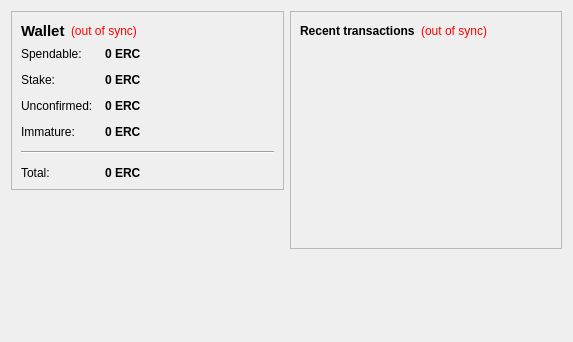
<?xml version="1.0" encoding="UTF-8"?>
<ui version="4.0">
 <class>OverviewPage</class>
 <widget class="QWidget" name="OverviewPage">
  <property name="geometry">
   <rect>
    <x>0</x>
    <y>0</y>
    <width>573</width>
    <height>342</height>
   </rect>
  </property>
  <property name="windowTitle">
   <string>Form</string>
  </property>
  <layout class="QHBoxLayout" name="horizontalLayout" stretch="1,1">
   <item>
    <layout class="QVBoxLayout" name="verticalLayout_2">
     <item>
      <widget class="QFrame" name="frame">
       <property name="frameShape">
        <enum>QFrame::StyledPanel</enum>
       </property>
       <property name="frameShadow">
        <enum>QFrame::Raised</enum>
       </property>
       <layout class="QVBoxLayout" name="verticalLayout_4">
        <item>
         <layout class="QHBoxLayout" name="horizontalLayout_4">
          <item>
           <widget class="QLabel" name="label_5">
            <property name="font">
             <font>
              <pointsize>11</pointsize>
              <weight>75</weight>
              <bold>true</bold>
             </font>
            </property>
            <property name="text">
             <string>Wallet</string>
            </property>
           </widget>
          </item>
          <item>
           <widget class="QLabel" name="labelWalletStatus">
            <property name="toolTip">
             <string>The displayed information may be out of date. Your wallet automatically synchronizes with the EuropeCoin network after a connection is established, but this process has not completed yet.</string>
            </property>
            <property name="styleSheet">
             <string notr="true">QLabel { color: red; }</string>
            </property>
            <property name="text">
             <string notr="true">(out of sync)</string>
            </property>
            <property name="alignment">
             <set>Qt::AlignLeading|Qt::AlignLeft|Qt::AlignVCenter</set>
            </property>
           </widget>
          </item>
          <item>
           <spacer name="horizontalSpacer_2">
            <property name="orientation">
             <enum>Qt::Horizontal</enum>
            </property>
            <property name="sizeHint" stdset="0">
             <size>
              <width>40</width>
              <height>20</height>
             </size>
            </property>
           </spacer>
          </item>
         </layout>
        </item>
        <item>
         <layout class="QFormLayout" name="formLayout_2">
          <property name="fieldGrowthPolicy">
           <enum>QFormLayout::AllNonFixedFieldsGrow</enum>
          </property>
          <property name="horizontalSpacing">
           <number>12</number>
          </property>
          <property name="verticalSpacing">
           <number>12</number>
          </property>
          <item row="0" column="0">
           <widget class="QLabel" name="label">
            <property name="text">
             <string>Spendable:</string>
            </property>
           </widget>
          </item>
          <item row="0" column="1">
           <widget class="QLabel" name="labelBalance">
            <property name="font">
             <font>
              <weight>75</weight>
              <bold>true</bold>
             </font>
            </property>
            <property name="cursor">
             <cursorShape>IBeamCursor</cursorShape>
            </property>
            <property name="toolTip">
             <string>Your current spendable balance</string>
            </property>
            <property name="text">
             <string notr="true">0 ERC</string>
            </property>
            <property name="textInteractionFlags">
             <set>Qt::LinksAccessibleByMouse|Qt::TextSelectableByKeyboard|Qt::TextSelectableByMouse</set>
            </property>
           </widget>
          </item>
          <item row="1" column="0">
           <widget class="QLabel" name="label_6">
            <property name="text">
             <string>Stake:</string>
            </property>
           </widget>
          </item>
          <item row="1" column="1">
           <widget class="QLabel" name="labelStake">
            <property name="font">
             <font>
              <weight>75</weight>
              <bold>true</bold>
             </font>
            </property>
            <property name="cursor">
             <cursorShape>IBeamCursor</cursorShape>
            </property>
            <property name="toolTip">
             <string>Total of coins that was staked, and do not yet count toward the current balance</string>
            </property>
            <property name="text">
             <string notr="true">0 ERC</string>
            </property>
            <property name="textInteractionFlags">
             <set>Qt::LinksAccessibleByMouse|Qt::TextSelectableByKeyboard|Qt::TextSelectableByMouse</set>
            </property>
           </widget>
          </item>
          <item row="2" column="0">
           <widget class="QLabel" name="label_3">
            <property name="text">
             <string>Unconfirmed:</string>
            </property>
           </widget>
          </item>
          <item row="2" column="1">
           <widget class="QLabel" name="labelUnconfirmed">
            <property name="font">
             <font>
              <weight>75</weight>
              <bold>true</bold>
             </font>
            </property>
            <property name="cursor">
             <cursorShape>IBeamCursor</cursorShape>
            </property>
            <property name="toolTip">
             <string>Total of transactions that have yet to be confirmed, and do not yet count toward the current balance</string>
            </property>
            <property name="text">
             <string notr="true">0 ERC</string>
            </property>
            <property name="textInteractionFlags">
             <set>Qt::LinksAccessibleByMouse|Qt::TextSelectableByKeyboard|Qt::TextSelectableByMouse</set>
            </property>
           </widget>
          </item>
          <item row="3" column="0">
           <widget class="QLabel" name="labelImmatureText">
            <property name="text">
             <string>Immature:</string>
            </property>
           </widget>
          </item>
          <item row="3" column="1">
           <widget class="QLabel" name="labelImmature">
            <property name="font">
             <font>
              <weight>75</weight>
              <bold>true</bold>
             </font>
            </property>
            <property name="toolTip">
             <string>Mined balance that has not yet matured</string>
            </property>
            <property name="text">
             <string notr="true">0 ERC</string>
            </property>
            <property name="textInteractionFlags">
             <set>Qt::LinksAccessibleByMouse|Qt::TextSelectableByKeyboard|Qt::TextSelectableByMouse</set>
            </property>
           </widget>
          </item>
          <item row="4" column="0" colspan="2">
           <widget class="Line" name="line">
            <property name="orientation">
             <enum>Qt::Horizontal</enum>
            </property>
           </widget>
          </item>
          <item row="5" column="0">
           <widget class="QLabel" name="labelTotalText">
            <property name="text">
             <string>Total:</string>
            </property>
           </widget>
          </item>
          <item row="5" column="1">
           <widget class="QLabel" name="labelTotal">
            <property name="font">
             <font>
              <weight>75</weight>
              <bold>true</bold>
             </font>
            </property>
            <property name="cursor">
             <cursorShape>IBeamCursor</cursorShape>
            </property>
            <property name="toolTip">
             <string>Your current total balance</string>
            </property>
            <property name="text">
             <string notr="true">0 ERC</string>
            </property>
            <property name="textInteractionFlags">
             <set>Qt::LinksAccessibleByMouse|Qt::TextSelectableByKeyboard|Qt::TextSelectableByMouse</set>
            </property>
           </widget>
          </item>
         </layout>
        </item>
       </layout>
      </widget>
     </item>
     <item>
      <spacer name="verticalSpacer_3">
       <property name="orientation">
        <enum>Qt::Vertical</enum>
       </property>
       <property name="sizeHint" stdset="0">
        <size>
         <width>20</width>
         <height>40</height>
        </size>
       </property>
      </spacer>
     </item>
     <item>
      <widget class="QLabel" name="label_2">
       <property name="text">
        <string/>
       </property>
       <property name="pixmap">
        <pixmap resource="../bitcoin.qrc">:/images/backg</pixmap>
       </property>
       <property name="scaledContents">
        <bool>false</bool>
       </property>
       <property name="alignment">
        <set>Qt::AlignCenter</set>
       </property>
      </widget>
     </item>
     <item>
      <spacer name="verticalSpacer">
       <property name="orientation">
        <enum>Qt::Vertical</enum>
       </property>
       <property name="sizeHint" stdset="0">
        <size>
         <width>20</width>
         <height>40</height>
        </size>
       </property>
      </spacer>
     </item>
    </layout>
   </item>
   <item>
    <layout class="QVBoxLayout" name="verticalLayout_3">
     <item>
      <widget class="QFrame" name="frame_2">
       <property name="frameShape">
        <enum>QFrame::StyledPanel</enum>
       </property>
       <property name="frameShadow">
        <enum>QFrame::Raised</enum>
       </property>
       <layout class="QVBoxLayout" name="verticalLayout">
        <item>
         <layout class="QHBoxLayout" name="horizontalLayout_2">
          <item>
           <widget class="QLabel" name="label_4">
            <property name="text">
             <string>&lt;b&gt;Recent transactions&lt;/b&gt;</string>
            </property>
           </widget>
          </item>
          <item>
           <widget class="QLabel" name="labelTransactionsStatus">
            <property name="toolTip">
             <string>The displayed information may be out of date. Your wallet automatically synchronizes with the EuropeCoin network after a connection is established, but this process has not completed yet.</string>
            </property>
            <property name="styleSheet">
             <string notr="true">QLabel { color: red; }</string>
            </property>
            <property name="text">
             <string notr="true">(out of sync)</string>
            </property>
            <property name="alignment">
             <set>Qt::AlignRight|Qt::AlignTrailing|Qt::AlignVCenter</set>
            </property>
           </widget>
          </item>
          <item>
           <spacer name="horizontalSpacer">
            <property name="orientation">
             <enum>Qt::Horizontal</enum>
            </property>
            <property name="sizeHint" stdset="0">
             <size>
              <width>40</width>
              <height>20</height>
             </size>
            </property>
           </spacer>
          </item>
         </layout>
        </item>
        <item>
         <widget class="QListView" name="listTransactions">
          <property name="styleSheet">
           <string notr="true">QListView { background: transparent; }</string>
          </property>
          <property name="frameShape">
           <enum>QFrame::NoFrame</enum>
          </property>
          <property name="verticalScrollBarPolicy">
           <enum>Qt::ScrollBarAlwaysOff</enum>
          </property>
          <property name="horizontalScrollBarPolicy">
           <enum>Qt::ScrollBarAlwaysOff</enum>
          </property>
          <property name="selectionMode">
           <enum>QAbstractItemView::NoSelection</enum>
          </property>
         </widget>
        </item>
       </layout>
      </widget>
     </item>
     <item>
      <spacer name="verticalSpacer_2">
       <property name="orientation">
        <enum>Qt::Vertical</enum>
       </property>
       <property name="sizeHint" stdset="0">
        <size>
         <width>20</width>
         <height>40</height>
        </size>
       </property>
      </spacer>
     </item>
    </layout>
   </item>
  </layout>
 </widget>
 <resources>
  <include location="../bitcoin.qrc"/>
 </resources>
 <connections/>
</ui>
